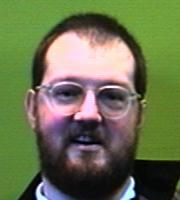
%> input picture data/test/1.jpg, 180 x 200 px
$ octave PCA_Training.m   (GNU Octave 9; MATLAB toolbox functions it lacks are replaced by stand-ins)
%> lines starting %> are read from the running program, lines starting %| are printed output that depends on the picture
% MATLAB Program for Training

M = 25; N = 20; % Required Images Dimensions
TRAIN_DIR = 'data/train/';

n = input('Enter No. of Images for trainig : ');
%> the answer given: 3
L = input('Enter No. of Dominant Eigen Values to keep : ');
%> the answer given: 3

X = zeros(n, (M*N)); % Intialize Dataset matrix [X]
T = zeros(n, L); % Initilize Transformed data set [T] in PCA space

disp('[1/8] Reading images ...');
for count=1:n
    I = imread(strcat(TRAIN_DIR, int2str(count), '.jpg')); %Reading images
%> I is the input picture: size 200x180x3 uint8; mean R, G, B 106.4, 113.8, 79.6
    I = rgb2gray(I);
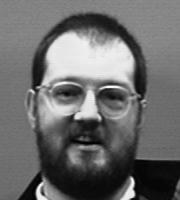
%> I: size 200x180 uint8; min 1, max 252, mean 107.6
    I = imresize(I,[M,N]);
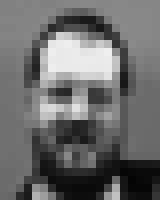
%> I: size 25x20 uint8 (shown 8 times larger); min 5, max 240, mean 107.6
%> (the run ends here)
